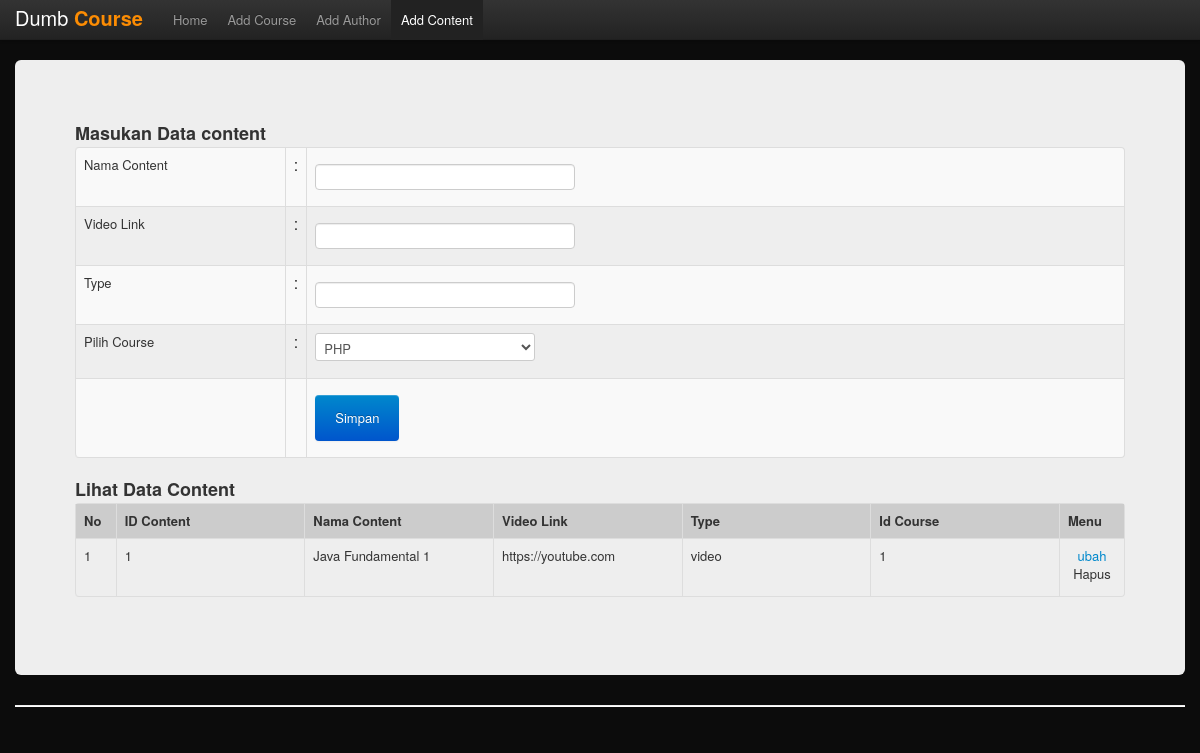
The app's page /4b/index.php?mnu=content with its own data.
### tables this page shows
CREATE TABLE `content` (
  `id` int(11) NOT NULL,
  `name` varchar(30) NOT NULL,
  `video_link` text NOT NULL,
  `type` varchar(15) NOT NULL,
  `id_course` int(11) NOT NULL
);

### 4b/koneksi.php (called while the page is built, shortened)
<?php
$tbcourse="course";
$tbcontent="content";
?>
<?php
function getJum($conn,$sql){
  $rs=$conn->query($sql);
  $jum= $rs->num_rows;
	return $jum;
}
function getData($conn,$sql){
	$rs=$conn->query($sql);
	$rs->data_seek(0);
	$arr = $rs->fetch_all(MYSQLI_ASSOC);
	return $arr;
}

### 4b/content.php (the view, shortened to what this page needs)
<div class="hero-unit">
  <h3>Masukan Data content</h3>
<form action="" method="post" enctype="multipart/form-data">
<table class="table table-striped table-bordered table-hover">
<tr>
<td width="20%"><label for="name">Nama Content</label>
<td width="1%">:<td width="349"><input required name="name" class="span3" type="text" id="name" value="<?php echo $name;?>" size="25" />
</td>
</tr>
<tr>
<td height="24"><label for="video_link">Video Link</label>
<td>:<td><input name="video_link" required type="text" class="span3"  id="video_link" value="<?php echo $video_link;?>" size="20" /></td>
</tr>
<tr>
<td height="24"><label for="type">Type</label>
<td>:<td><input name="type" required type="text" class="span3" id="type" value="<?php echo $type;?>" size="15" />
</td>
</tr>
<tr>
<td height="24"><label for="id_course">Pilih Course</label>
<td>:<td>
<select class="form-control" name="id_course">
<?php
  $sql="select * from `$tbcourse`";
	$arr=getData($conn,$sql);
		foreach($arr as $d) {
				$id_course0=$d["id"];
				$nama_course=strtoupper($d["name"]);
	echo "<option value='$id_course0'"; if($id_course0==$id_course){echo"selected";} echo">$nama_course</option>";
				}
				?>
</select>
</td>
</tr>
<tr>
<td>
<td>
<td colspan="2"><input name="Simpan" type="submit" id="Simpan" value="Simpan" class="btn btn-primary"/>
</td></tr>
</table>
</form>
<h3>Lihat Data Content </h3>
<table class="table table-bordered table-hover" style="font-size:13px">
  <tr bgcolor="#cccccc">
    <th width="3%">No</td>
	<th width="15%">ID Content</td>
    <th width="15%">Nama Content</td>
    <th width="15%">Video Link</td>
    <th width="15%">Type</td>
    <th width="15%">Id Course</td>
    <th width="5%">Menu</td>
</tr>
<?php
  $sql="select * from `$tbcontent` order by `id` desc";
  $jum=getJum($conn,$sql);
		if($jum > 0){
$no=1;
			$arr=getData($conn,$sql);
		foreach($arr as $d) {
				$id=$d["id"];
				$name=$d["name"];
				$video_link=$d["video_link"];
				$type=$d["type"];
				$id_course=$d["id_course"];
echo"<tr bgcolor='$color'>
				<td>$no</td>
				<td>$id</td>
				<td>$name</td>
				<td>$video_link</td>
				<td>$type</td>
				<td>$id_course</td>
				<td><div align='center'>
<a href='?mnu=content&pro=ubah&kode=$id'>ubah</a>
<a href='?mnu=content&pro=hapus&kode=$id'><label alt='hapus'
onClick='return confirm(\"Apakah Anda benar-benar akan menghapus $name pada data content ?..\")'>Hapus</label></a></div></td>
				</tr>";
			$no++;
			}
		}
		else{echo"<tr><td colspan='6'><blink>Maaf, Data user belum tersedia...</blink></td></tr>";}
?>
</table>
</div>

### 4b/index.php (style rules this page uses)
input[type=text], select { width: 100%; padding: 12px 20px; margin: 8px 0; display: inline-block; border: 1px solid #ccc; border-radius: 4px; box-sizing: border-box; }
input[type=submit] { width: 100%; background-color: #4CAF50; color: white; padding: 14px 20px; margin: 8px 0; border: none; border-radius: 4px; cursor: pointer; }
body { padding-top: 60px; padding-bottom: 40px; }

### records on screen
content: id "1", name "Java Fundamental 1", video_link "https://youtube.com", type "video", id_course "1"

### other values on screen
form field id_course "PHP"
